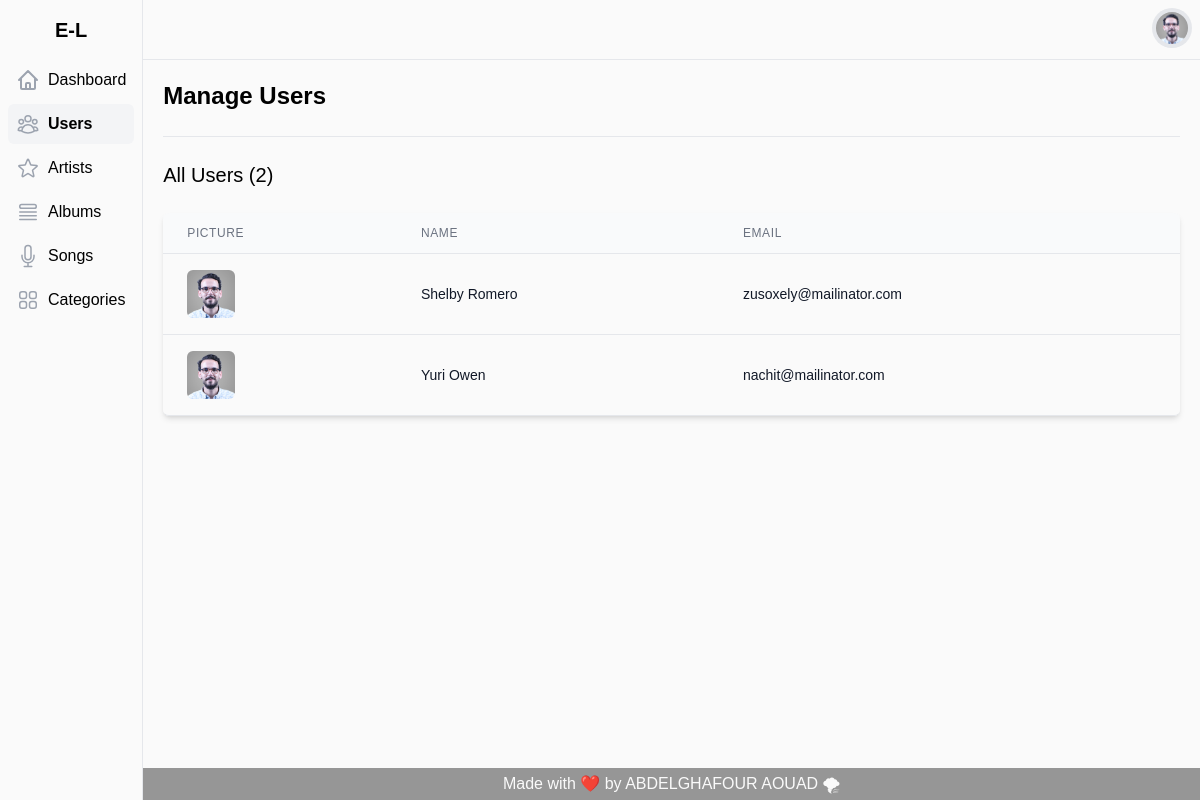
/users.php, run on an earlier commit of the app's database.
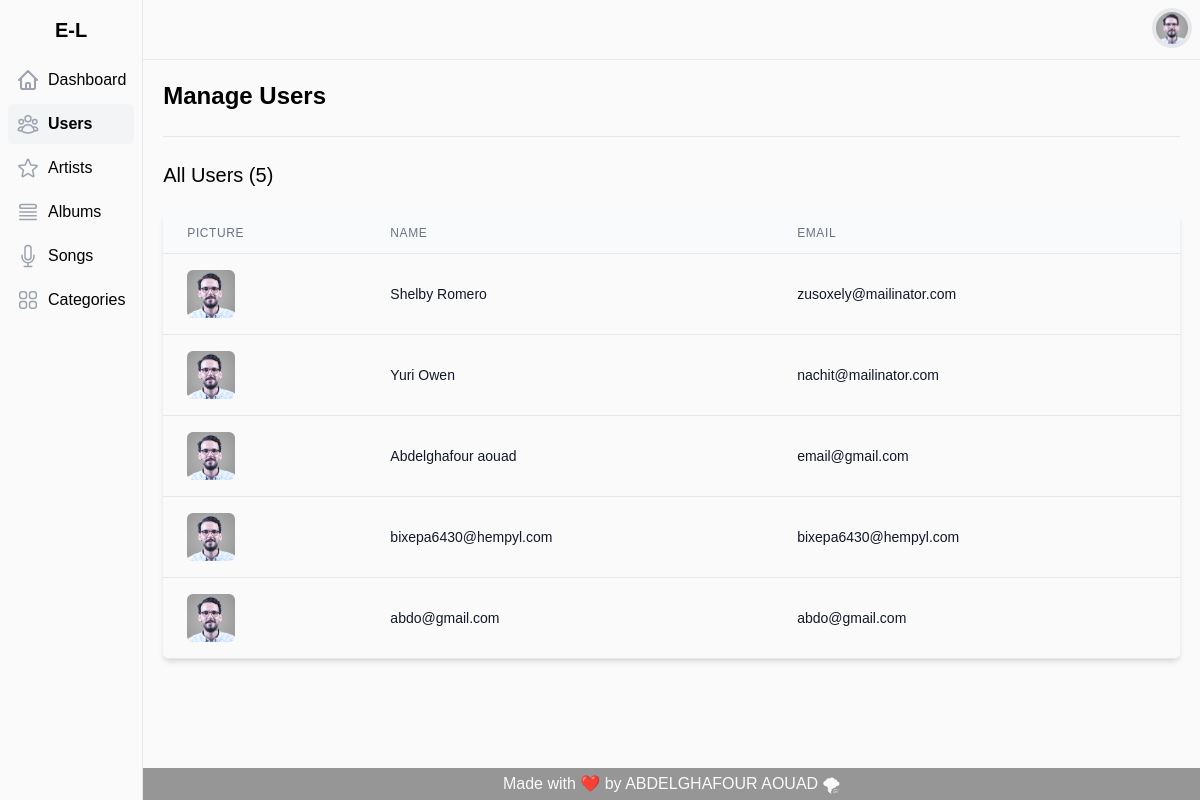
And on a later commit of the database.
### tables this page shows
CREATE TABLE IF NOT EXISTS `users` (
  `id` int NOT NULL AUTO_INCREMENT,
  `full_name` varchar(60) NOT NULL,
  `email` varchar(60) NOT NULL,
  `password` text NOT NULL,
  `admin` int NOT NULL DEFAULT '0',
  `created_at` timestamp NOT NULL DEFAULT CURRENT_TIMESTAMP,
  `updated_at` timestamp NOT NULL DEFAULT CURRENT_TIMESTAMP,
  `deleted_at` timestamp NULL DEFAULT NULL,
  PRIMARY KEY (`id`)
);

### models/connection.php (called while the page is built, shortened)
<?php
class Connection
{
  private $serv = 'localhost';
  private $user = 'root';
  private $pass = '';
  private $bd = 'e-lyrics';
  private function pdoConnection()
  {
    $con = new PDO('mysql:host=' . $this->serv . ';dbname=' . $this->bd, $this->user, $this->pass);
    $con->setAttribute(PDO::ATTR_DEFAULT_FETCH_MODE, PDO::FETCH_ASSOC);
    try {
      return $con;
    } catch (PDOException $e) {
      echo 'Database Error: ' . $e->getMessage();
    }
  }
  public function connect()
  {
    return $this->pdoConnection();
  }
}

### models/statistic.php (called while the page is built)
<?php
require_once 'connection.php';
class Statistic extends Connection
{
  public $table;
  public function countt()
  {
    $sql = "SELECT count(id) FROM $this->table";
    $stmt = $this->connect()->prepare($sql);
    $stmt->execute();
    $result = $stmt->fetchColumn();
    return $result;
  }
}

### models/user.php (called while the page is built, shortened)
<?php
require_once 'connection.php';
class User extends Connection
{
  public function allUsers()
  {
    $sql = "SELECT * FROM users";
    $stmt = $this->connect()->prepare($sql);
    $stmt->execute();
    $result = $stmt->fetchAll();
    return $result;
  }
}

### views/tab-users.php (the view)
<?php
require_once 'models/user.php';
$users = (new User)->allUsers();
?>
<div class="flex flex-col mt-6">
      <div class="-my-2 overflow-x-auto sm:-mx-6 lg:-mx-8">
            <div class="inline-block min-w-full py-2 align-middle sm:px-6 lg:px-8">
                  <div class="overflow-hidden border-b border-gray-200 rounded-md shadow-md">
                        <table class="min-w-full overflow-x-scroll divide-y divide-gray-200">
                              <thead class="bg-gray-50">
                                    <tr>
                                          <th scope="col" class="px-6 py-3 text-xs font-medium tracking-wider text-left text-gray-500 uppercase">Picture</th>
                                          <th scope="col" class="px-6 py-3 text-xs font-medium tracking-wider text-left text-gray-500 uppercase">Name</th>
                                          <th scope="col" class="px-6 py-3 text-xs font-medium tracking-wider text-left text-gray-500 uppercase">Email</th>
                                    </tr>
                              </thead>
                              <tbody class="bg-white divide-y divide-gray-200">
                                    <?php
                                    foreach ($users as  $user) { ?>
                                          <tr class="transition-all hover:bg-gray-100 hover:shadow-lg" onclick="getuser(<?= $user['id'] ?>)" id="<?= $user['id'] ?>">
                                                <td class="px-6 py-4 whitespace-nowrap">
                                                      <div class="flex items-center">
                                                            <div class="flex-shrink-0 w-12 h-12">
                                                                  <img class="mx-auto picture h-12 rounded-md" product="" src="assets/img/users/user.png" alt="" />
                                                            </div>
                                                      </div>
                                                </td>
                                                <td class="user px-6 py-4 whitespace-nowrap">
                                                      <p class="name text-sm truncate max-w-sm text-gray-900" user="<?= $user['full_name'] ?>"><?= $user['full_name'] ?></p>
                                                </td>
                                                <td class="user px-6 py-4 whitespace-nowrap">
                                                      <p class="name text-sm truncate max-w-sm text-gray-900" user="<?= $user['email'] ?>"><?= $user['email'] ?></p>
                                                </td>
                                          </tr>
                                    <?php } ?>
                              </tbody>
                        </table>
                  </div>
            </div>
      </div>
</div>

### users.php (shortened to what the changed rows need)
<?php
require_once 'models/statistic.php';
$statistic = new Statistic();
$statistic->table = "users";
?>
<!DOCTYPE html>
<html lang="en">
<head>
  <link rel="stylesheet" href="assets/css/style.css" />
</head>
<body class="font-Poppins">
  <div class="flex h-screen overflow-y-hidden bg-white">
    <div class="flex flex-col flex-1 h-full overflow-hidden">
      <main class="flex-1 max-h-full p-5 overflow-hidden overflow-y-scroll">
        <div class="flex flex-col items-start justify-between pb-6 space-y-4 border-b lg:items-center lg:space-y-0 lg:flex-row">
          <h1 class="text-2xl font-semibold whitespace-nowrap">Manage Users</h1>
        </div>
        <h3 class="mt-6 text-xl">All Users (<?= $statistic->countt() ?>)</h3>
        <?php
        include 'views/tab-users.php';
        ?>
      </main>
    </div>
  </div>
</body>
</html>

What changed in the data, as far as the page shows it:
added users: full_name "Abdelghafour aouad", email "email@gmail.com"
added users: full_name "bixepa6430@hempyl.com", email "bixepa6430@hempyl.com"
added users: full_name "abdo@gmail.com", email "abdo@gmail.com"
Also different on the page:
$statistic->countt(): "2" → "5"
